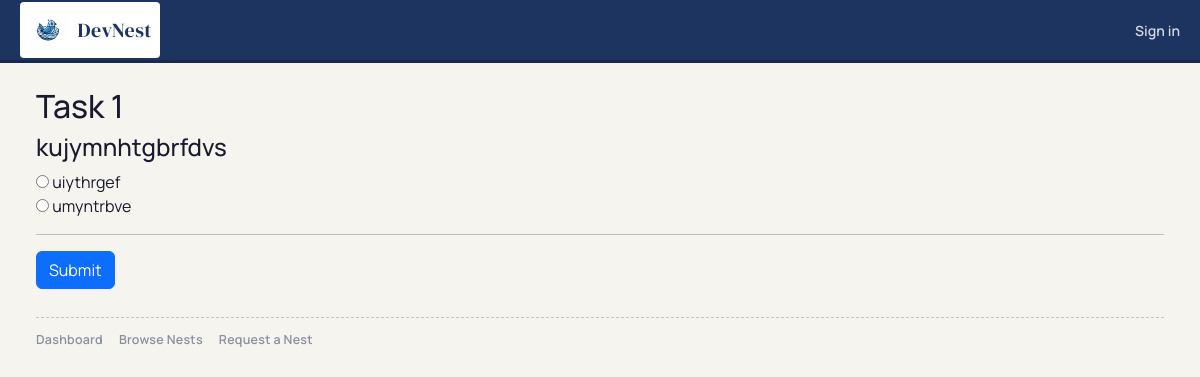
Screenshot of /assessments/nests/2/assessment/24/take/ with the database file from the repository.
### assessments/models.py (models this page shows, shortened)
class Assessment(models.Model):
    TYPE_CHOICES = [
        ('quiz', 'Quiz'),
        ('assignment', 'Assignment'),
        ('coding', 'Coding'),
    ]
    title = models.CharField(max_length=200)
    description = models.TextField(blank=True)
    assessment_type = models.CharField(max_length=20, choices=TYPE_CHOICES)
    points = models.PositiveIntegerField(default=0)
    due_date = models.DateTimeField(null=True, blank=True)
    created_by = models.ForeignKey(User,on_delete=models.CASCADE,related_name='created_assessments')
    created_at = models.DateTimeField(auto_now_add=True)
    nest = models.ForeignKey(Nest, on_delete=models.CASCADE, related_name='assessments', null=True, blank=True)

class Question(models.Model):
    QUESTION_TYPES = [
        ('mcq', 'Multiple Choice'),
        ('text', 'Text Answer'),
        ('code', 'Coding'),
    ]
    assessment = models.ForeignKey(Assessment,on_delete=models.CASCADE,related_name='questions')
    text = models.TextField()
    question_type = models.CharField(max_length=20, choices=QUESTION_TYPES)
    points = models.PositiveIntegerField(default=1)

class Choice(models.Model):
    question = models.ForeignKey(Question, on_delete=models.CASCADE,related_name='choices')
    text = models.CharField(max_length=255)
    is_correct = models.BooleanField(default=False)

### assessments/views.py (the view, shortened to what this page needs)
# urls.py: path('nests/<int:nest_id>/assessment/<int:pk>/take/', views.take_assessment_view, name="take_assessment_view"),
def take_assessment_view(request, nest_id, pk):
    nest = get_object_or_404(Nest, id=nest_id)
    assessment = get_object_or_404(Assessment, pk=pk, nest=nest)
    return render(request, "assessments/take_assessment.html", {"assessment": assessment, "nest": nest})

### assessments/templates/assessments/take_assessment.html (shortened to what this page needs)
{% extends "nests/base.html" %}
{% load static %}
{% block content %}
<h2>{{ assessment.title }}</h2>
<form method="post">
    {% for q in assessment.questions.all %}
    <div>
        <h4>{{ q.text }}</h4>
        {% for c in q.choices.all %}
        <label>
            <input type="radio" name="question_{{ q.id }}" value="{{ c.id }}">
            {{ c.text }}
        </label><br>
        {% endfor %}
    </div>
    <hr>
    {% endfor %}
    <button class="btn btn-primary" type="submit">Submit</button>
</form>
{% endblock %}

### nests/static/css/nests.css (style rules this page uses)
:root { --nest-bg: #f5f4ef; --nest-paper: #ffffff; --nest-ink: #1a1a2e; --nest-muted: #6b7280; --nest-line: #dddbd3; --nest-accent: #1d3461; --nest-accent-hover: #16294f; --nest-amber: #c57c0e; --nest-amber-soft: #fef3c7; --nest-soft: #eaecf4; --nest-danger-soft: #fde9ef; --nest-shadow-sm: 0 1px 3px rgba(0,0,0,.08), 0 1px 2px rgba(0,0,0,.06); --nest-shadow: 0 2px 8px rgba(0,0,0,.09); --nest-radius: 8px; --nest-radius-sm: 5px; }
* { box-sizing: border-box; }
.nest-shell { margin: 0; min-height: 100vh; background: var(--nest-bg); color: var(--nest-ink); font-family: 'Manrope', sans-serif; }

### rows the page displays
Assessment: title "Task 1"
Question: text "kujymnhtgbrfdvs"
Choice: text "uiythrgef"
Choice: text "umyntrbve"
